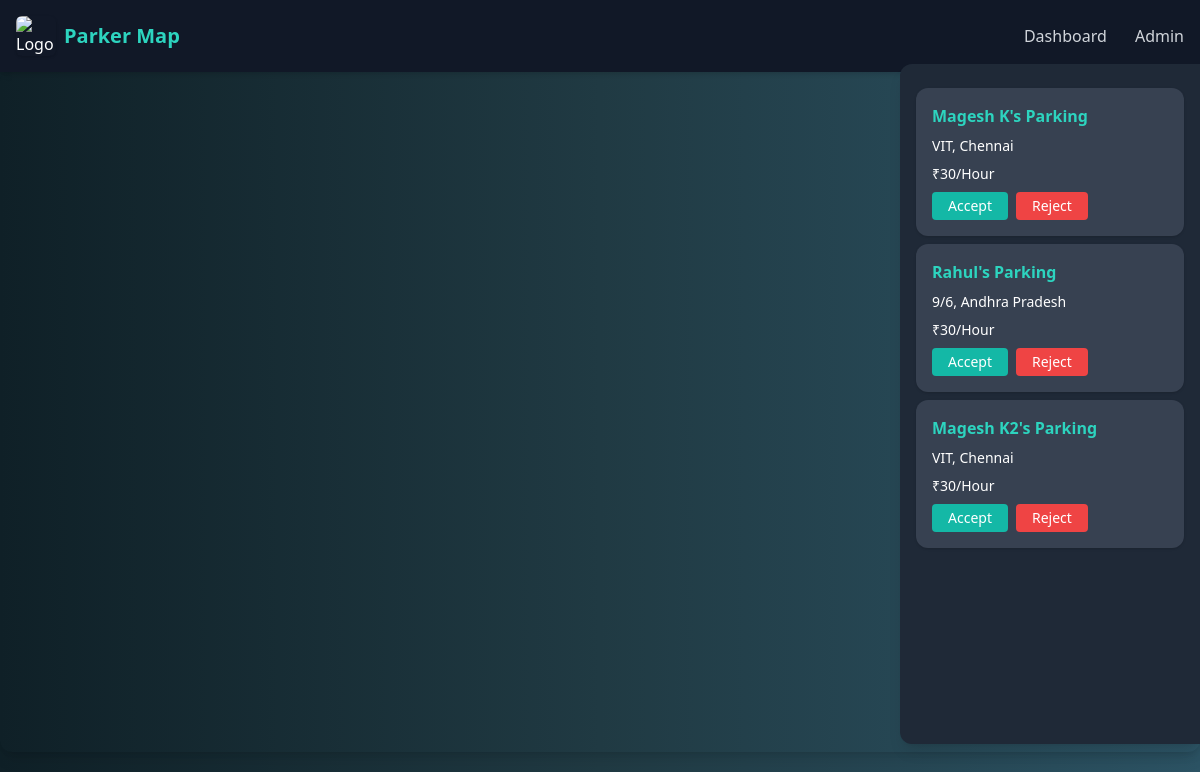
Before: /parker/ with the older database file.
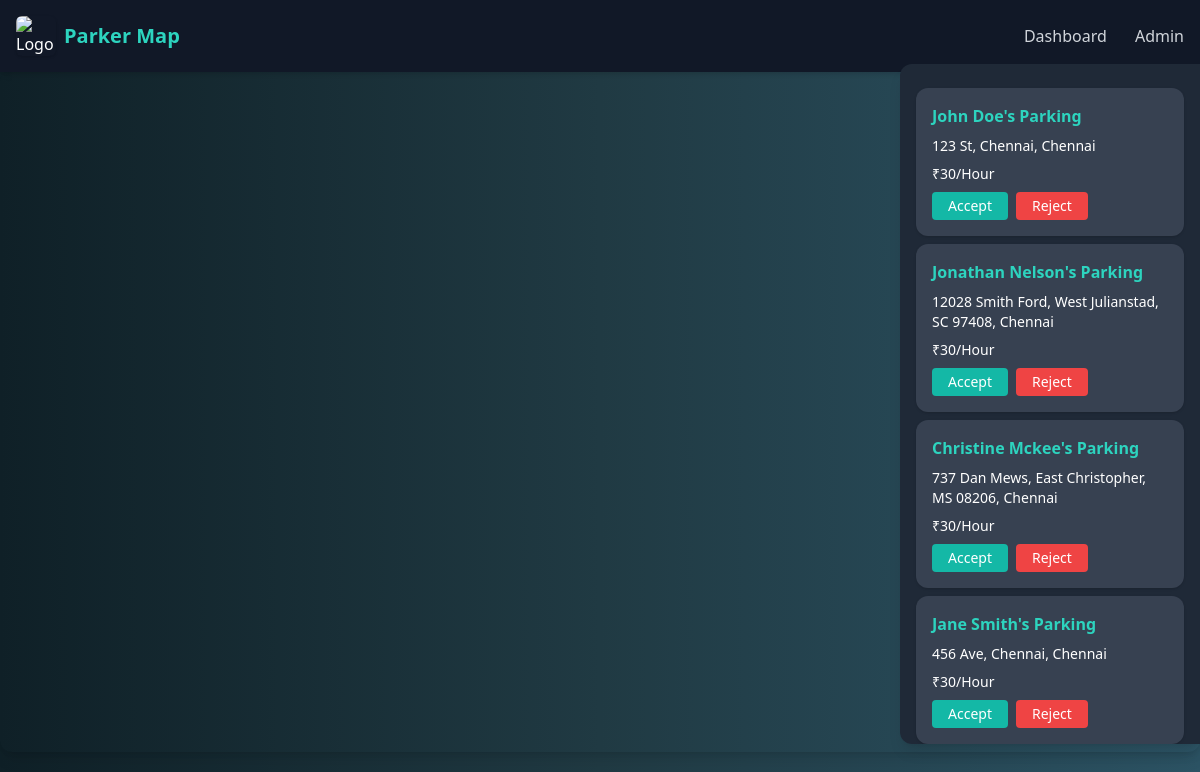
After: the same page with the newer database file.
### Authentication/models.py (models this page shows, shortened)
class Landlord(models.Model):
    name = models.CharField(max_length=255)
    email = models.EmailField(unique=True)
    phone = models.CharField(max_length=15)
    pincode = models.CharField(max_length=10)
    address = models.TextField()
    area = models.CharField(max_length=255)
    landmark = models.CharField(max_length=255, blank=True, null=True)
    city = models.CharField(max_length=100)
    state = models.CharField(max_length=100)
    country = models.CharField(max_length=100)
    pin = models.CharField(max_length=255)  # Password
    latitude = models.DecimalField(max_digits=12, decimal_places=10, null=True, blank=True)
    longitude = models.DecimalField(max_digits=13, decimal_places=10, null=True, blank=True)
    profile_image = models.ImageField(upload_to='landlord_images/', null=True, blank=True)

### parker_main/views.py (the view)
# urls.py: path('', views.Parker_main, name='Parker_main'),
def Parker_main(request):
    try:
        user_lat = float(request.GET.get('lat'))
        user_lon = float(request.GET.get('lon'))
    except (TypeError, ValueError):
        user_lat = 13.0827  # Default to Chennai
        user_lon = 80.2707
    all_landlords = Landlord.objects.exclude(latitude__isnull=True, longitude__isnull=True)
    landlords_with_distance = sorted(
        all_landlords,
        key=lambda l: haversine(user_lat, user_lon, float(l.latitude), float(l.longitude))
    )
    nearest_landlords = landlords_with_distance[:10]
    return render(request, 'parker_main.html', {
        'landlords': nearest_landlords,
        'user_lat': user_lat,
        'user_lon': user_lon
    })

### parker_main/views.py (called while the page is built)
def haversine(lat1, lon1, lat2, lon2):
    R = 6371  # Earth radius in kilometers
    dlat = radians(lat2 - lat1)
    dlon = radians(lon2 - lon1)
    a = sin(dlat / 2)**2 + cos(radians(lat1)) * cos(radians(lat2)) * sin(dlon / 2)**2
    c = 2 * atan2(sqrt(a), sqrt(1 - a))
    return R * c

### parker_main/templates/parker_main.html (shortened to what this page needs)
<!DOCTYPE html>
<html lang="en">
<head>
  <script src="https://cdn.tailwindcss.com"></script>
  <link href="https://api.mapbox.com/mapbox-gl-js/v2.15.0/mapbox-gl.css" rel="stylesheet" />
  <link href="https://api.mapbox.com/mapbox-gl-js/plugins/mapbox-gl-directions/v4.1.0/mapbox-gl-directions.css" rel="stylesheet" />
</head>
<body class="flex flex-col h-screen text-white font-sans">
  <nav class="w-full bg-gray-900 shadow-md p-4 flex justify-between items-center">
    <div class="flex items-center space-x-2">
      <img src="https://media.istockphoto.com/id/1349223345/vector/car-parking-vector-icon-parking-sign.jpg?s=612x612&w=0&k=20&c=vU7b48VYPukuwPhEvwOm8pKfizX3XLi3EGOrWMiYg2g="
           alt="Logo"
           class="w-10 h-10 rounded-md shadow" />
      <span class="text-xl font-bold text-teal-400">Parker Map</span>
    </div>
    <div class="space-x-6 text-gray-300">
      <a href="{% url 'dashboard' %}" class="hover:text-white">Dashboard</a>
      <a href="{% url 'admin:index' %}" class="hover:text-white">Admin</a>
    </div>
  </nav>
  <div class="flex flex-col md:flex-row flex-grow">
    <div id="map" class="w-full md:w-3/4 shadow-lg"></div>
    <div id="bottom-panel" class="w-full md:w-1/4 bg-gray-800 rounded-t-xl md:rounded-none md:rounded-l-xl shadow-lg md:h-[85vh] md:overflow-y-auto md:fixed right-0 top-16 md:pt-4 md:px-2">
      {% for landlord in landlords %}
        {% if landlord.latitude and landlord.longitude %}
          <div class="location bg-gray-700 p-4 m-2 rounded-xl shadow text-sm space-y-2" data-lng="{{ landlord.longitude }}" data-lat="{{ landlord.latitude }}">
            <strong class="block text-teal-400 text-base">{{ landlord.name }}'s Parking</strong>
            <p>{{ landlord.address }}, {{ landlord.city }}</p>
            <p>₹30/Hour</p>
            <div class="flex gap-2">
              <button class="accept-btn bg-teal-500 hover:bg-teal-600 text-white rounded px-4 py-1 text-sm" data-phone="{{ landlord.phone }}">Accept</button>
              <button class="reject-btn bg-red-500 hover:bg-red-600 text-white rounded px-4 py-1 text-sm">Reject</button>
            </div>
          </div>
        {% endif %}
      {% endfor %}
    </div>
  </div>
</body>
</html>

### parker_main/templates/parker_main.html (style rules this page uses)
body { background: linear-gradient(to right, #0f2027, #203a43, #2c5364); }
#map { width: 100%; height: 85vh; border-radius: 12px; }

Changed rows visible on the page:
no longer on this page (row unchanged): Landlord: name "Magesh K", address "VIT", city "Chennai"
no longer on this page (row unchanged): Landlord: name "Rahul", address "9/6", city "Andhra Pradesh"
no longer on this page (row unchanged): Landlord: name "Magesh K2", address "VIT", city "Chennai"
added Landlord: name "John Doe", address "123 St, Chennai", city "Chennai"
added Landlord: name "Jonathan Nelson", address "12028 Smith Ford, West Julianstad, SC 97408", city "Chennai"
added Landlord: name "Christine Mckee", address "737 Dan Mews, East Christopher, MS 08206", city "Chennai"
added Landlord: name "Jane Smith", address "456 Ave, Chennai", city "Chennai"
